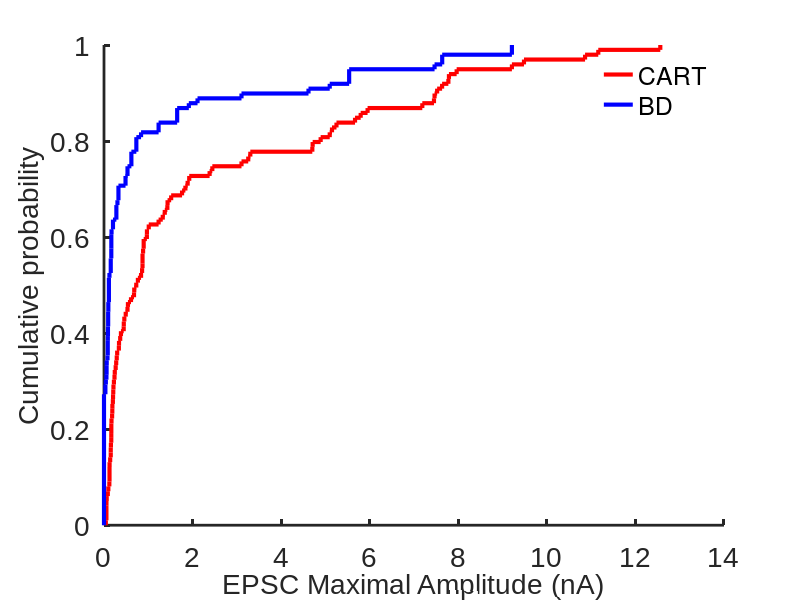
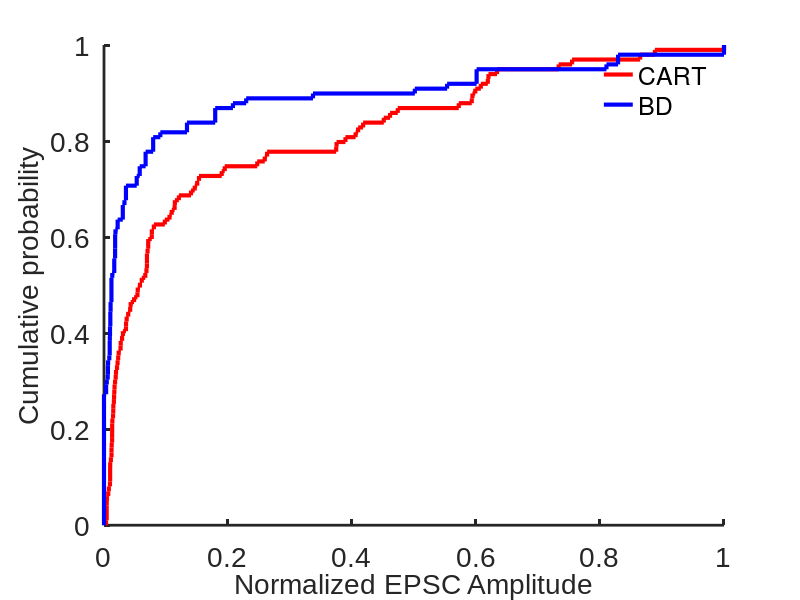
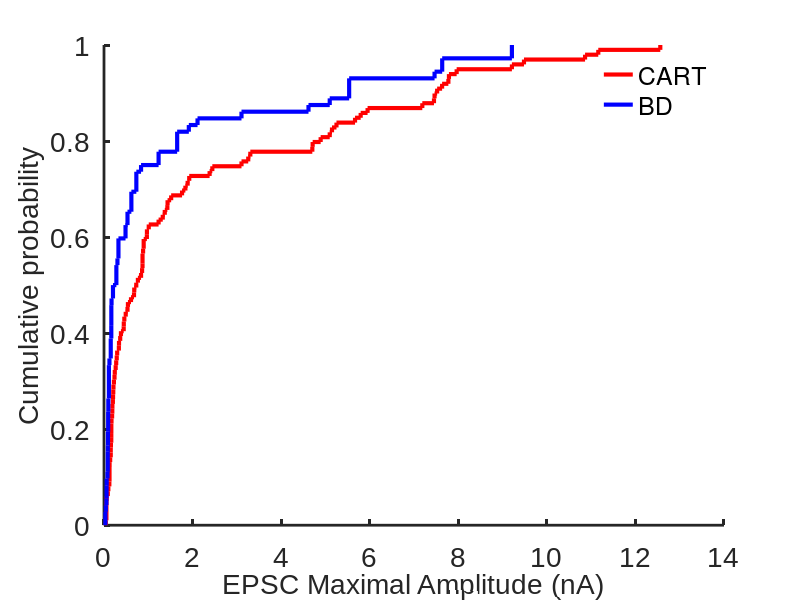
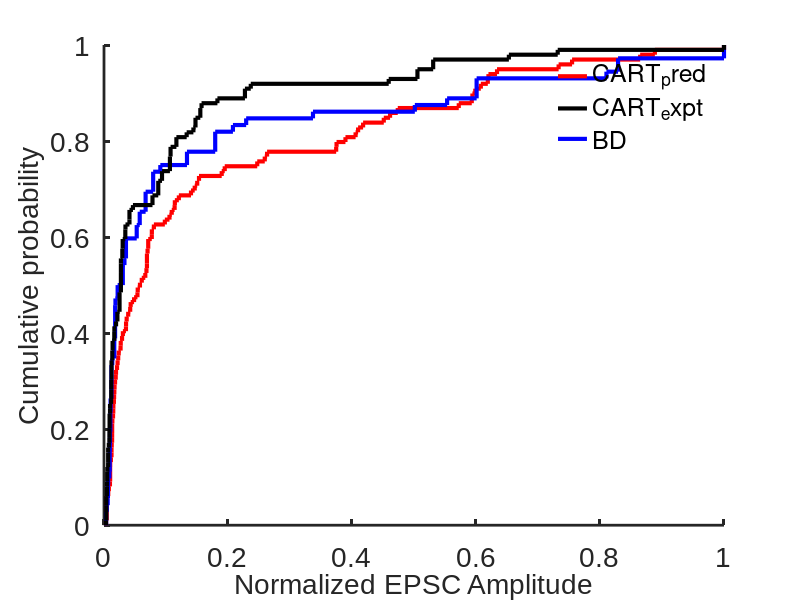

Reproduce these figures in MATLAB, in order.
close all
clear variables
clc

data = importdata('BD_AMPA_MAX.csv'); % Pool of maximum currents evoked by BD-CreER+ inputs 
data_cart = importdata('CART_AMPA_MAX.csv'); % Pool of maximum currents evoked by CART-Cre+ inputs
TC_total = 100; 
Nonspec_frac = 0.2726;  % Fraction of nonspecific labelling in RGC_CART-Cre mice
BD_frac = (1 - Nonspec_frac) * 0.494; % Fraction of ventral ooDSGCs 
Dors_frac = (1 - Nonspec_frac) * 0.506; % Fraction of dorsal ooDSGCs

RGC_Nonspec = [];
RGC_BD = [];
RGC_Dors = [];
RGC_CART = [];
CART = [];

i = 1;
while i <= TC_total * Nonspec_frac
    RGC_Nonspec (i) = data(randi(size(data,1)));
    RGC_Dors (i) = 0;
    RGC_BD (i) = 0;
    RGC_CART (i) = RGC_Nonspec (i) + RGC_Dors (i) + RGC_BD (i);
    CART(i) = data_cart(randi(size(data_cart,1)));
    i = i+1;
end

i = 1;
while i <= TC_total * (1-Nonspec_frac)
    RGC_Nonspec (end+1) = 0;
    RGC_Dors (end+1) = data(randi(size(data,1)));
    RGC_BD (end+1) = data(randi(size(data,1)));
    RGC_CART (end+1) = RGC_Nonspec (end) + RGC_Dors (end) + RGC_BD (end);
    CART(end+1) = data_cart(randi(size(data_cart,1)));
    i = i+1;
end

RGC_CART_plot = cdfplot (RGC_CART);
hold on;
BD_plot = cdfplot (RGC_BD);
hold on;
set (RGC_CART_plot, 'LineWidth', 3, 'Color', 'R');
set (BD_plot, 'LineWidth', 3, 'Color', 'B');
set(gca, 'LineWidth', 2);
set(gca, 'FontName', 'Arial');
set(gca, 'FontSize', 20);
box off
grid off
xlabel('EPSC Maximal Amplitude (nA)','FontSize',20);
ylabel('Cumulative probability','FontSize',20);
legend([RGC_CART_plot BD_plot], 'CART', 'BD', 'Location', 'best')
%legend("");
legend boxoff
title("");

nor_RGC_CART = RGC_CART / max (RGC_CART);
nor_RGC_BD = RGC_BD / max (RGC_BD);
nor_CART = CART / max (CART);

figure (2);
nor_RGC_CART_plot = cdfplot (nor_RGC_CART);
hold on;
nor_BD_plot = cdfplot (nor_RGC_BD);
set (nor_RGC_CART_plot, 'LineWidth', 3, 'Color', 'R');
set (nor_BD_plot, 'LineWidth', 3, 'Color', 'B');
set(gca, 'LineWidth', 2);
set(gca, 'FontName', 'Arial');
set(gca, 'FontSize', 20);
box off
grid off
xlabel('Normalized EPSC Amplitude','FontSize',20);
ylabel('Cumulative probability','FontSize',20);
legend([nor_RGC_CART_plot nor_BD_plot], 'CART', 'BD', 'Location', 'best')
%legend ("");
legend boxoff
title("");

j = 1;
i = 1;
while j <= length (RGC_CART)
    if RGC_CART (j) > 0
        RGC_CART_nonZ (i) = RGC_CART (j);
        i = i+1;
    else
    end
    j = j+1;
end

j = 1;
i = 1;
while j <= length (RGC_BD)
    if RGC_BD (j) > 0
        RGC_BD_nonZ (i) = RGC_BD (j);
        i = i+1;
    else
    end
    j = j+1;
end

j = 1;
i = 1;
while j <= length (RGC_Dors)
    if RGC_Dors (j) > 0
        RGC_Dors_nonZ (i) = RGC_Dors (j);
        i = i+1;
    else
    end
    j = j+1;
end

figure (3);
RGC_CART_nonZ_plot = cdfplot (RGC_CART_nonZ);
hold on;
RGC_BD_nonZ_plot = cdfplot (RGC_BD_nonZ);
set (RGC_CART_nonZ_plot, 'LineWidth', 3, 'Color', 'R');
set (RGC_BD_nonZ_plot, 'LineWidth', 3, 'Color', 'B');
set(gca, 'LineWidth', 2);
set(gca, 'FontName', 'Arial');
set(gca, 'FontSize', 20);
box off
grid off
xlabel('EPSC Maximal Amplitude (nA)','FontSize',20);
ylabel('Cumulative probability','FontSize',20);
legend([RGC_CART_nonZ_plot RGC_BD_nonZ_plot], 'CART', 'BD', 'Location', 'best')
%legend("");
legend boxoff
title("");

j = 1;
i = 1;
while j <= length (nor_RGC_CART)
    if nor_RGC_CART (j) > 0
        nor_RGC_CART_nonZ (i) = nor_RGC_CART (j);
        i = i+1;
    else
    end
    j = j+1;
end

j = 1;
i = 1;
while j <= length (nor_RGC_BD)
    if nor_RGC_BD (j) > 0
        nor_RGC_BD_nonZ (i) = nor_RGC_BD (j);
        i = i+1;
    else
    end
    j = j+1;
end

j = 1;
i = 1;
while j <= length (nor_CART)
    if nor_CART (j) > 0
        nor_CART_nonZ (i) = nor_CART (j);
        i = i+1;
    else
    end
    j = j+1;
end

figure (4);
nor_RGC_CART_nonZ_plot = cdfplot (nor_RGC_CART_nonZ);
hold on;
nor_RGC_BD_nonZ_plot = cdfplot (nor_RGC_BD_nonZ);
hold on;
nor_CART_nonZ_plot = cdfplot (nor_CART_nonZ);
set (nor_RGC_CART_nonZ_plot, 'LineWidth', 3, 'Color', 'R');
set (nor_RGC_BD_nonZ_plot, 'LineWidth', 3, 'Color', 'B');
set (nor_CART_nonZ_plot, 'LineWidth', 3, 'Color', 'k');
set(gca, 'LineWidth', 2);
set(gca, 'FontName', 'Arial');
set(gca, 'FontSize', 20);
box off
grid off
xlabel('Normalized EPSC Amplitude','FontSize',20);
ylabel('Cumulative probability','FontSize',20);
legend([nor_RGC_CART_nonZ_plot nor_CART_nonZ_plot nor_RGC_BD_nonZ_plot], 'CART_pred', 'CART_expt', 'BD', 'Location', 'best');
%legend("");
legend boxoff
title("");
[nor_nonZ_h1,p1] = kstest2 (nor_RGC_CART_nonZ, nor_RGC_BD_nonZ);
[nor_nonZ_h2,p2] = kstest2 (nor_RGC_CART_nonZ, nor_CART_nonZ);
[nor_nonZ_h3,p3] = kstest2 (nor_RGC_BD_nonZ, nor_CART_nonZ);
test_result = [nor_nonZ_h1, p1; nor_nonZ_h2, p2;nor_nonZ_h3,p3];